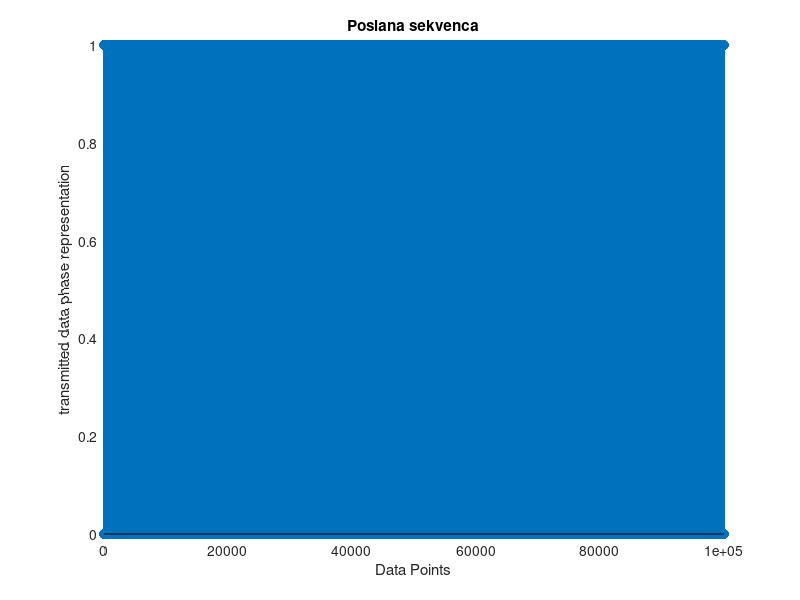

Source code (MATLAB): (Note: this script raises an error after producing the figure.)
clear all;
close all;

format long;

M = 16;                 %  QAM
k = log2(M);            % broj bita po simbolu
EbNoVec = (5:15)';      % Eb/No (dB)
numSymPerFrame = 100;   % Number of QAM symbols per frame

no_of_data_points = 144;        %   have 128 data points
block_size = 8;                 %   size of each ofdm block
cp_len = ceil(0.1*block_size);  %   length of cyclic prefix
no_of_ifft_points = block_size;           %   128 points for the FFT/IFFT
no_of_fft_points = block_size;


n = 3e4; % Number of bits to process
nsamp = 1; % Oversampling rate


berEst = zeros(size(EbNoVec));

% ***** Simulation M-QAM transmission over noise ***%
% with using Monte Carlo simulation


q=4;
m=2^q; % M-QAM level power of 2 
loop=20; % Monte Carlo 
N=100000;  % Frame length (x_1 x_2 ... x_N)
SNRdB=0:15; % SNR in dB
SNR=10.^(SNRdB/10);
Rate= zeros(1, length(SNRdB)); %





%   ---------------------------------------------
%               PREDAJNIK - TX
%   ---------------------------------------------

data_source=randi([0 1],N,1); % unipolarni signal - optika
figure(1)
stem(data_source); grid on; 
xlabel('Data Points'); ylabel('transmitted data phase representation')
title('Poslana sekvenca')

qam_modulated_data = qammod(data_source,M,'InputType','bit','UnitAveragePower',true);
ytx =qam_modulated_data;
scatterplot(qam_modulated_data);
title('Modulisani poslani signal');

num_cols=(length(qam_modulated_data)/block_size);
data_matrix = reshape(qam_modulated_data, block_size, num_cols);

cp_start = block_size-cp_len;
cp_end = block_size;

for i=1:num_cols
    ifft_data_matrix(:,i) = ifft((data_matrix(:,i)),no_of_ifft_points);
    %   Compute and append Cyclic Prefix
    for j=1:cp_len
       actual_cp(j,i) = ifft_data_matrix(j+cp_start,i);
    end
    %   Append the CP to the existing block to create the actual OFDM block
    ifft_data(:,i) = vertcat(actual_cp(:,i),ifft_data_matrix(:,i));
end

[rows_ifft_data, cols_ifft_data]=size(ifft_data);
len_ofdm_data = rows_ifft_data*cols_ifft_data;

ofdm_signal = reshape(ifft_data, 1, len_ofdm_data);
figure(3)
plot(real(ofdm_signal)); xlabel('Time'); ylabel('Amplitude');
title('OFDM Signal'); grid on;


avg=0;
clipped=ofdm_signal;
for i=1:length(clipped)
    if clipped(i) > avg
 		clipped(i) = clipped(i); 
    elseif clipped(i) < -avg
 		clipped(i) = 0;
    end
end

figure(4)
plot(real(clipped)); xlabel('Time'); ylabel('Amplitude');
title('clipped Signal'); grid on;
axis([0 180 -1.5 1.5]);


%   --------------------------------
%               KANAL
%   --------------------------------


channel = randn(1,block_size) + sqrt(-1)*randn(1,block_size);


%   ------------------------------------------
%               PRIJEMNIK - RX
%   ------------------------------------------

after_channel = filter(channel, 1, ofdm_signal);
EbNo2 = 10;
snr = EbNo2 + 10*log10(k) - 10*log10(nsamp);
receivedSignal = awgn(qam_modulated_data,snr,'measured');
sPlotFig = scatterplot(receivedSignal,1,0,'g.');
hold on
scatterplot(qam_modulated_data,1,0,'k*',sPlotFig)

awgn_noise = awgn(zeros(1,length(after_channel)),0);

recvd_signal = awgn_noise+after_channel;

recvd_signal_matrix = reshape(recvd_signal,rows_ifft_data, cols_ifft_data);

recvd_signal_matrix(1:cp_len,:)=[]; % uklanjanje ciklicnog prefiksa


for i=1:cols_ifft_data    
    fft_data_matrix(:,i) = fft(recvd_signal_matrix(:,i),no_of_fft_points);
end


recvd_serial_data = reshape(fft_data_matrix,1,(block_size*num_cols));


qam_demodulated_data = qamdemod(recvd_serial_data,M); % demodulacija

figure(7)

stem(qam_demodulated_data,'rx');

grid on;xlabel('Data Points');ylabel('received data phase representation');title('Received Data "X"')   

dataOutMatrix = de2bi(qam_demodulated_data,k);
dataOut = dataOutMatrix(:);

[numErrors,ber] = biterr(data_source,dataOut);
fprintf('\nThe binary coding bit error rate = %5.2e, based on %d errors\n',ber,numErrors)


%   ----------------------------------------------------
%   F:  %   +++++   RECEIVER of clipped signal    +++++
%   ----------------------------------------------------


after_channel = filter(channel, 1, clipped);

awgn_noise = awgn(zeros(1,length(after_channel)),0);

recvd_signal = awgn_noise+after_channel;

recvd_signal_matrix = reshape(recvd_signal,rows_ifft_data, cols_ifft_data);

recvd_signal_matrix(1:cp_len,:)=[];

for i=1:cols_ifft_data
    
    fft_data_matrix(:,i) = fft(recvd_signal_matrix(:,i),no_of_fft_points);

end

recvd_serial_data = reshape(fft_data_matrix, 1,(block_size*num_cols));

qam_demodulated_data = qamdemod(recvd_serial_data,M);

figure(8)

stem(qam_demodulated_data,'rx');

%BER
 noe=0; 
 for ii= 1:1:length(recvd_serial_data)
   if data_source(ii)~=recvd_serial_data(ii)
       
    noe=noe+1;
   else
       noe=noe;
   
   end 
 end 
 
ber=( noe/length(data_source)); 
 
EbNodB2=0:2:16;
EbNo2=10.^(EbNodB2/10);
x=sqrt(3*k*EbNo2/(M-1));
Pb=(4/k)*(1-1/sqrt(M))*(1/2)*erfc(x/sqrt(2));
figure(9) 
semilogy(EbNodB2,Pb,'bs-')
title('QAM bit error rate');
xlabel('EbNo');
ylabel('Pb');


% ***** Simulation M-QAM transmission over noise ***%
% with using Monte Carlo simulation


% ******* Transmitter **************%
for dB= 1: length(SNRdB) % start looping by SNRdB
    for lp= 1: loop % start looping of frame data 
	
% ******* q-QAM signal generation **********%    
	x_inp=randi([0 1],N,1); % 1 or 0
    x_inp_mod=qammod(x_inp,q);

% ******* Channel **************%
	  
    y_channel=awgn(x_inp_mod,SNRdB(dB)); %  AWGN 
    % ******* Receiver ***************% 
    y=y_channel; 
    x_inp_dem=qamdemod(y,q);
    x_out=round(x_inp_dem);
    
    % ******* Bit Error Rate (BER) calulation ******%    
    
    [err, rate]= biterr(x_inp, x_out);
    Rate(dB)= Rate(dB) + rate;
    
    end % end for loop
   
    Rate(dB)= Rate(dB)/loop; % Average value over Monte Carlo simulation 
                              % loop
   
end % end Monte Carlo


% ******* Plot the simulation result *********%
    f1 = figure(12);
    set(f1,'color',[1 1 1]);
    semilogy(SNRdB,Rate, 'b-*')
    hold on;
    BER_th= (2*(sqrt(m)-1)/sqrt(m))*qfunc(sqrt((6*q/(m-1)))*sqrt(SNR)); % theoritical calculation for BER
    semilogy(SNRdB,BER_th,'r-o');
    hold on;
    axis([0 12 0.00000001  1.2]);  
    xlabel( 'Signal-to-Noise Ratio (SNR)')
    ylabel( 'Bit Error Rate (BER)')
    title('Simulation QAM transmission over noise');
    legend('BER simulation','BER calculation')
    grid on;
